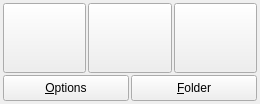
<?xml version="1.0" encoding="UTF-8"?>
<ui version="4.0">
 <class>DuskScreenWindowClass</class>
 <widget class="QMainWindow" name="DuskScreenWindowClass">
  <property name="geometry">
   <rect>
    <x>0</x>
    <y>0</y>
    <width>260</width>
    <height>104</height>
   </rect>
  </property>
  <property name="sizePolicy">
   <sizepolicy hsizetype="Fixed" vsizetype="Fixed">
    <horstretch>0</horstretch>
    <verstretch>0</verstretch>
   </sizepolicy>
  </property>
  <property name="minimumSize">
   <size>
    <width>260</width>
    <height>0</height>
   </size>
  </property>
  <property name="windowTitle">
   <string>DuskScreen</string>
  </property>
  <property name="windowIcon">
   <iconset resource="duskscreen.qrc">
    <normaloff>:/icons/lightscreen</normaloff>:/icons/lightscreen</iconset>
  </property>
  <property name="animated">
   <bool>false</bool>
  </property>
  <property name="unifiedTitleAndToolBarOnMac">
   <bool>true</bool>
  </property>
  <widget class="QWidget" name="centralWidget">
   <layout class="QGridLayout" name="gridLayout">
    <property name="leftMargin">
     <number>3</number>
    </property>
    <property name="topMargin">
     <number>3</number>
    </property>
    <property name="rightMargin">
     <number>3</number>
    </property>
    <property name="bottomMargin">
     <number>3</number>
    </property>
    <property name="spacing">
     <number>2</number>
    </property>
    <item row="0" column="1">
     <widget class="QPushButton" name="areaPushButton">
      <property name="sizePolicy">
       <sizepolicy hsizetype="Expanding" vsizetype="Expanding">
        <horstretch>0</horstretch>
        <verstretch>0</verstretch>
       </sizepolicy>
      </property>
      <property name="minimumSize">
       <size>
        <width>70</width>
        <height>70</height>
       </size>
      </property>
      <property name="toolTip">
       <string>Area capture</string>
      </property>
      <property name="whatsThis">
       <string>Capture a specific area of your desktop, resize and move it around!</string>
      </property>
      <property name="text">
       <string/>
      </property>
      <property name="iconSize">
       <size>
        <width>64</width>
        <height>64</height>
       </size>
      </property>
      <property name="shortcut">
       <string>Ctrl+A</string>
      </property>
      <property name="autoDefault">
       <bool>false</bool>
      </property>
     </widget>
    </item>
    <item row="0" column="2">
     <widget class="QPushButton" name="windowPushButton">
      <property name="sizePolicy">
       <sizepolicy hsizetype="Expanding" vsizetype="Expanding">
        <horstretch>0</horstretch>
        <verstretch>0</verstretch>
       </sizepolicy>
      </property>
      <property name="minimumSize">
       <size>
        <width>70</width>
        <height>70</height>
       </size>
      </property>
      <property name="toolTip">
       <string>Pick window</string>
      </property>
      <property name="whatsThis">
       <string>Drop the picker onto a window to capture it.</string>
      </property>
      <property name="iconSize">
       <size>
        <width>64</width>
        <height>64</height>
       </size>
      </property>
      <property name="shortcut">
       <string>Ctrl+P</string>
      </property>
      <property name="autoDefault">
       <bool>false</bool>
      </property>
     </widget>
    </item>
    <item row="1" column="0" colspan="3">
     <layout class="QHBoxLayout" name="bottomButtonLayout">
      <property name="spacing">
       <number>2</number>
      </property>
      <item>
       <widget class="QPushButton" name="optionsPushButton">
        <property name="sizePolicy">
         <sizepolicy hsizetype="Expanding" vsizetype="Fixed">
          <horstretch>0</horstretch>
          <verstretch>0</verstretch>
         </sizepolicy>
        </property>
        <property name="minimumSize">
         <size>
          <width>0</width>
          <height>26</height>
         </size>
        </property>
        <property name="toolTip">
         <string>Configure DuskScreen</string>
        </property>
        <property name="text">
         <string>&amp;Options</string>
        </property>
        <property name="shortcut">
         <string>Ctrl+O</string>
        </property>
        <property name="autoDefault">
         <bool>false</bool>
        </property>
       </widget>
      </item>
      <item>
       <widget class="QPushButton" name="folderPushButton">
        <property name="sizePolicy">
         <sizepolicy hsizetype="Expanding" vsizetype="Fixed">
          <horstretch>0</horstretch>
          <verstretch>0</verstretch>
         </sizepolicy>
        </property>
        <property name="minimumSize">
         <size>
          <width>0</width>
          <height>26</height>
         </size>
        </property>
        <property name="toolTip">
         <string>Open the current Screenshot folder</string>
        </property>
        <property name="text">
         <string>&amp;Folder</string>
        </property>
        <property name="shortcut">
         <string>Ctrl+F</string>
        </property>
        <property name="autoDefault">
         <bool>false</bool>
        </property>
       </widget>
      </item>
     </layout>
    </item>
    <item row="0" column="0">
     <widget class="QPushButton" name="screenPushButton">
      <property name="sizePolicy">
       <sizepolicy hsizetype="Expanding" vsizetype="Expanding">
        <horstretch>0</horstretch>
        <verstretch>0</verstretch>
       </sizepolicy>
      </property>
      <property name="minimumSize">
       <size>
        <width>70</width>
        <height>70</height>
       </size>
      </property>
      <property name="toolTip">
       <string>Fullscreen capture</string>
      </property>
      <property name="whatsThis">
       <string>Take a screenshot of your entire desktop.</string>
      </property>
      <property name="iconSize">
       <size>
        <width>64</width>
        <height>64</height>
       </size>
      </property>
      <property name="shortcut">
       <string>Ctrl+S</string>
      </property>
      <property name="autoDefault">
       <bool>false</bool>
      </property>
     </widget>
    </item>
   </layout>
  </widget>
 </widget>
 <layoutdefault spacing="6" margin="11"/>
 <resources>
  <include location="duskscreen.qrc"/>
 </resources>
 <connections/>
</ui>
